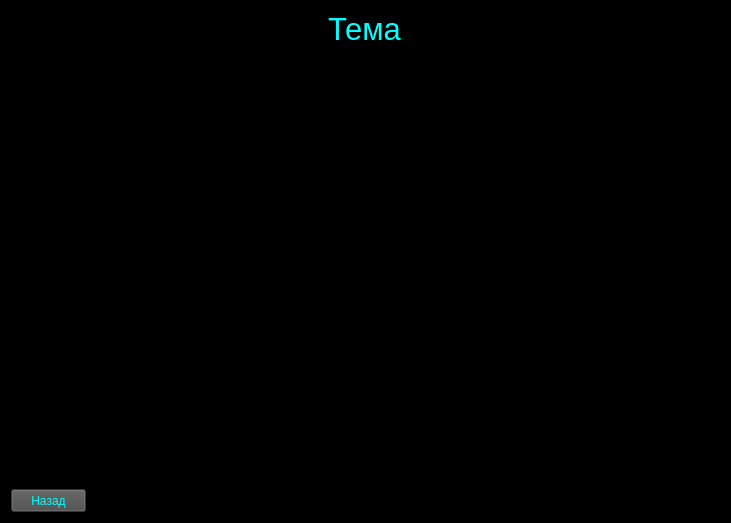
<?xml version="1.0" encoding="UTF-8"?>
<ui version="4.0">
 <class>Form</class>
 <widget class="QWidget" name="Form">
  <property name="geometry">
   <rect>
    <x>0</x>
    <y>0</y>
    <width>731</width>
    <height>523</height>
   </rect>
  </property>
  <property name="minimumSize">
   <size>
    <width>731</width>
    <height>523</height>
   </size>
  </property>
  <property name="windowTitle">
   <string>Form</string>
  </property>
  <property name="styleSheet">
   <string notr="true">background-color: rgb(0, 0, 0);</string>
  </property>
  <layout class="QVBoxLayout" name="verticalLayout">
   <item alignment="Qt::AlignHCenter">
    <widget class="QLabel" name="label">
     <property name="font">
      <font>
       <pointsize>23</pointsize>
      </font>
     </property>
     <property name="styleSheet">
      <string notr="true">color: rgb(0, 255, 255);</string>
     </property>
     <property name="text">
      <string>Тема</string>
     </property>
    </widget>
   </item>
   <item>
    <widget class="QTextBrowser" name="theme_info">
     <property name="font">
      <font>
       <pointsize>12</pointsize>
      </font>
     </property>
     <property name="styleSheet">
      <string notr="true">color: rgb(0, 255, 255);</string>
     </property>
    </widget>
   </item>
   <item>
    <widget class="QLabel" name="pictures">
     <property name="text">
      <string>TextLabel</string>
     </property>
    </widget>
   </item>
   <item>
    <widget class="QPushButton" name="back">
     <property name="minimumSize">
      <size>
       <width>75</width>
       <height>23</height>
      </size>
     </property>
     <property name="maximumSize">
      <size>
       <width>75</width>
       <height>23</height>
      </size>
     </property>
     <property name="styleSheet">
      <string notr="true">color: rgb(0, 255, 255);
background-color: rgb(75, 75, 75);
</string>
     </property>
     <property name="text">
      <string>Назад</string>
     </property>
    </widget>
   </item>
  </layout>
 </widget>
 <resources/>
 <connections/>
</ui>
